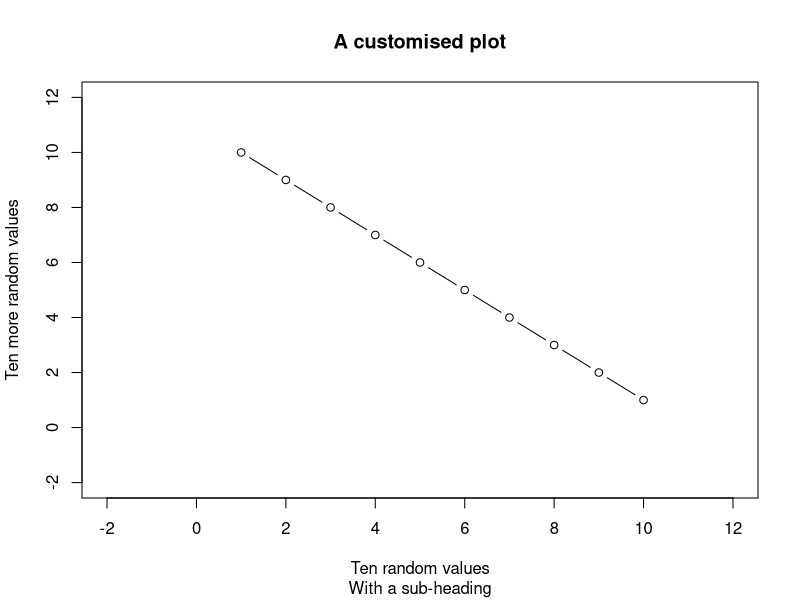

Source code (R):
plot(
    x = 1:10,
    y = 10:1,
    type = "b",
    main = "A customised plot",
    sub = "With a sub-heading",
    xlab = "Ten random values",
    ylab = "Ten more random values",
    xlim = c(-2, 12),
    ylim = c(-2, 12),
)